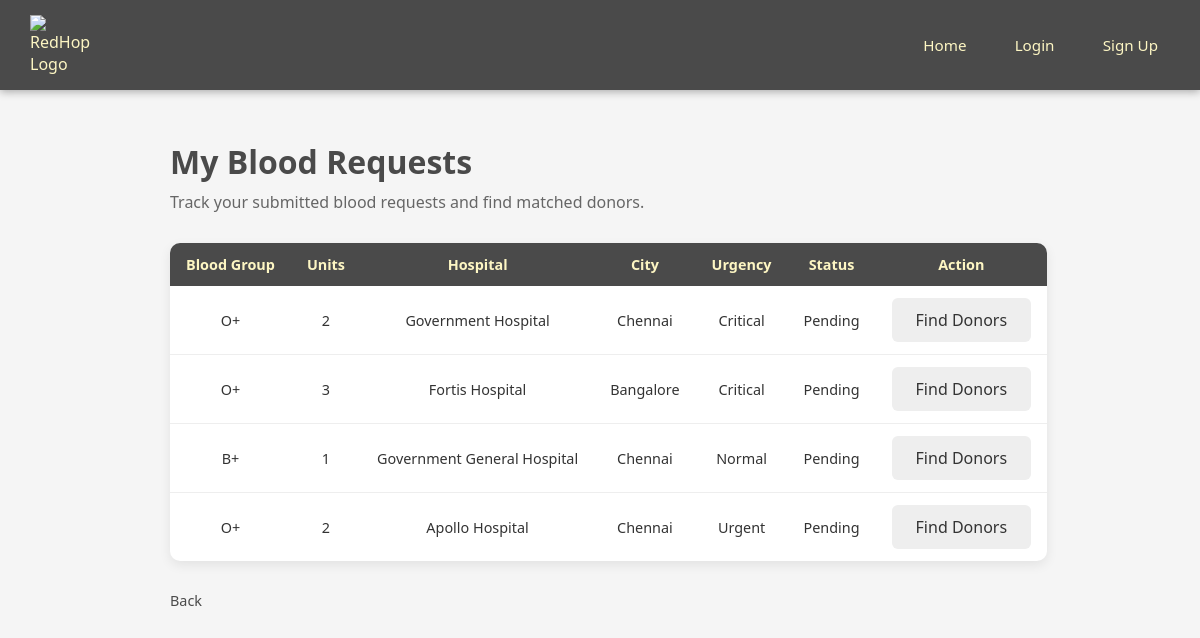
Page /my_requests (signed in) on the earlier database version.
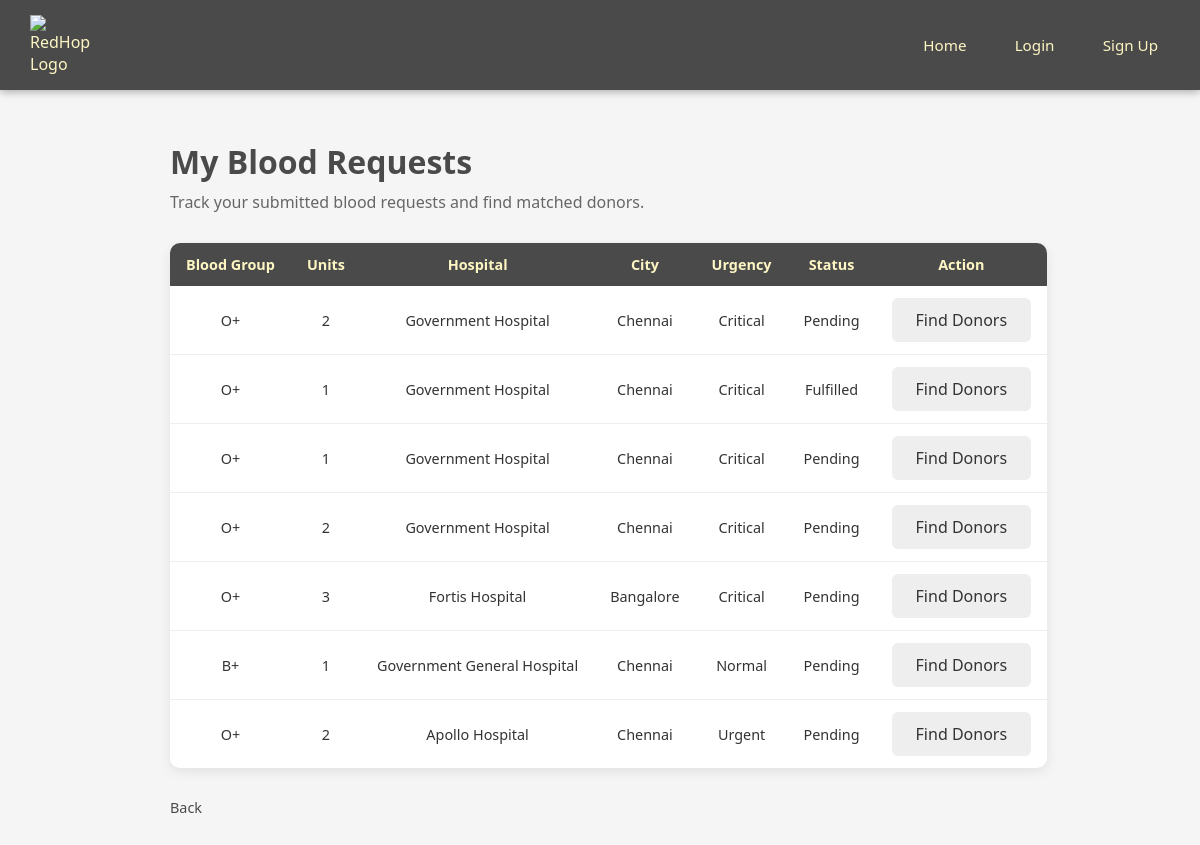
Same page on the later database version.
### tables this page shows
CREATE TABLE patient_requests (
        request_id INTEGER PRIMARY KEY AUTOINCREMENT,
        patient_id INTEGER,
        blood_group_needed TEXT NOT NULL,
        units_required INTEGER,
        hospital_name TEXT,
        city TEXT,
        urgency_level TEXT,
        request_date TIMESTAMP DEFAULT CURRENT_TIMESTAMP,
        status TEXT DEFAULT 'Pending', required_time TEXT,
        FOREIGN KEY (patient_id) REFERENCES users(id)
    );

### app.py (the view)
@app.route('/my_requests')
def my_requests():
    if 'user_id' not in session or session.get('role') != 'Patient':
        return redirect('/login')
    conn = create_connection()
    cursor = conn.cursor()
    cursor.execute("SELECT * FROM patient_requests WHERE patient_id=? ORDER BY request_date DESC", (session['user_id'],))
    requests = cursor.fetchall()
    conn.close()
    return render_template('my_requests.html', requests=requests)

### database.py (called while the page is built)
def create_connection():
    conn = sqlite3.connect("redhope.db")
    return conn

### templates/my_requests.html
{% extends 'base.html' %}
{% block content %}
<div class="dashboard">
    <h1>My Blood Requests</h1>
    <p>Track your submitted blood requests and find matched donors.</p>
    {% if requests %}
    <table class="data-table">
        <thead>
            <tr>
                <th>Blood Group</th>
                <th>Units</th>
                <th>Hospital</th>
                <th>City</th>
                <th>Urgency</th>
                <th>Status</th>
                <th>Action</th>
            </tr>
        </thead>
        <tbody>
            {% for r in requests %}
            <tr>
                <td>{{ r[2] }}</td>
                <td>{{ r[3] }}</td>
                <td>{{ r[4] }}</td>
                <td>{{ r[5] }}</td>
                <td>{{ r[6] }}</td>
                <td>{{ r[8] }}</td>
                <td><a href="/match_donors/{{ r[0] }}" class="btn btn-secondary">Find Donors</a></td>
            </tr>
            {% endfor %}
        </tbody>
    </table>
    {% else %}
    <p>You have not submitted any blood requests yet.</p>
    {% endif %}
    <a href="javascript:history.back()" class="logout-link">Back</a>
</div>
{% endblock %}

### templates/base.html (shortened to what this page needs)
<!DOCTYPE html>
<html>
<head>
    <link rel="stylesheet" href="{{ url_for('static', filename='css/style.css') }}">
</head>
<body>
<nav>
    <div class="brand">
        <img src="{{ url_for('static', filename='images/redhope_logo.png') }}" alt="RedHope Logo">
    </div>
    <div class="nav-links">
        <a href="/">Home</a>
        <a href="/login">Login</a>
        <a href="/signup">Sign Up</a>
    </div>
</nav>
{% block content %}
{% endblock %}
</body>
</html>

### static/css/style.css (style rules this page uses)
* { margin: 0; padding: 0; box-sizing: border-box; }
body { font-family: 'Segoe UI', Arial, sans-serif; background-color: #f5f5f5; color: #333; }
nav { background-color: #4a4a4a; color: #fdf6c3; padding: 15px 30px; display: flex; justify-content: space-between; align-items: center; box-shadow: 0 2px 8px rgba(0,0,0,0.3); }
nav .brand { display: flex; align-items: center; gap: 10px; }
nav .brand img { height: 60px; width: 60px; object-fit: contain; }
nav .nav-links a { color: #fdf6c3; text-decoration: none; margin-left: 20px; font-size: 0.95rem; padding: 6px 12px; border-radius: 4px; transition: background 0.2s; }
.btn { display: inline-block; padding: 11px 24px; border: none; border-radius: 6px; font-size: 1rem; cursor: pointer; text-decoration: none; transition: background 0.2s; }
.btn-secondary { background-color: #eee; color: #333; }
.dashboard { max-width: 900px; margin: 50px auto; padding: 0 20px; }
.dashboard h1 { color: #4a4a4a; margin-bottom: 8px; }
.dashboard p { color: #666; margin-bottom: 30px; }
.logout-link { display: inline-block; margin-top: 30px; color: #4a4a4a; text-decoration: none; font-size: 0.9rem; }
.data-table { width: 100%; border-collapse: collapse; background: white; border-radius: 10px; overflow: hidden; box-shadow: 0 4px 12px rgba(0,0,0,0.08); min-width: 600px; }
.data-table th { background-color: #4a4a4a; color: #fdf6c3; padding: 12px 16px; text-align: center; font-size: 0.9rem; white-space: nowrap; }
.data-table td { padding: 12px 16px; border-bottom: 1px solid #eee; font-size: 0.9rem; white-space: nowrap; text-align: center; }
.data-table tr:last-child td { border-bottom: none; }

Differences in the rows shown:
added patient_requests: blood_group_needed "O+", units_required "2", hospital_name "Government Hospital", city "Chennai", urgency_level "Critical", status "Pending"
added patient_requests: blood_group_needed "O+", units_required "1", hospital_name "Government Hospital", city "Chennai", urgency_level "Critical", status "Fulfilled"
added patient_requests: blood_group_needed "O+", units_required "1", hospital_name "Government Hospital", city "Chennai", urgency_level "Critical", status "Pending"
